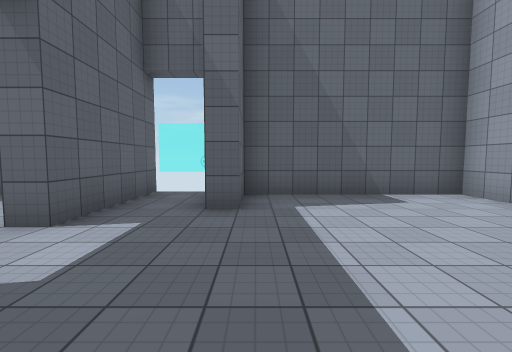
view 1 (above)

24 first-person views from a walk through a 3-D level made in the Unity game engine. The camera is 1.5 m above the floor, tilts 4° down and sees 90° across. The floor is counted in squares, 2 m on a side. Each view is taken from the middle of a square. On the plan, view 1 faces up. The plan holds only what a view shows up to about 9 squares ahead; the rest is blank. The place goes on beyond the plan. Some animated figures are not drawn. Surface patterns are stand-ins for the level's own textures.

view 2
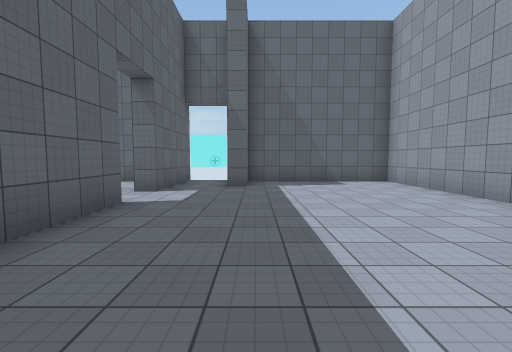

view 3
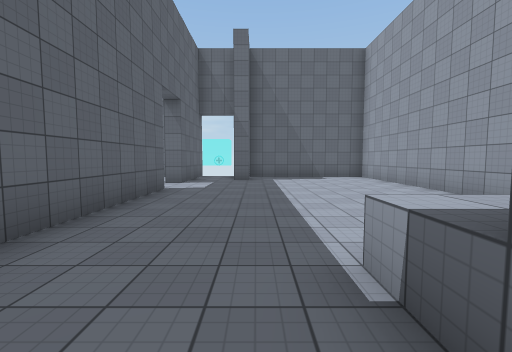

view 4
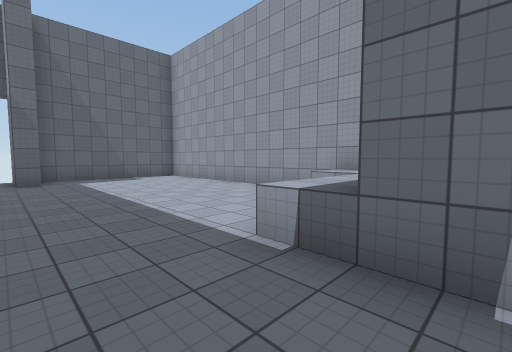

view 5
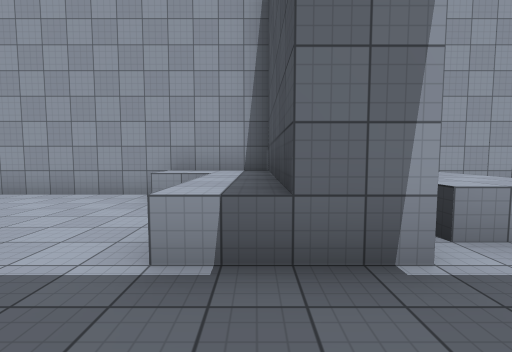

view 6
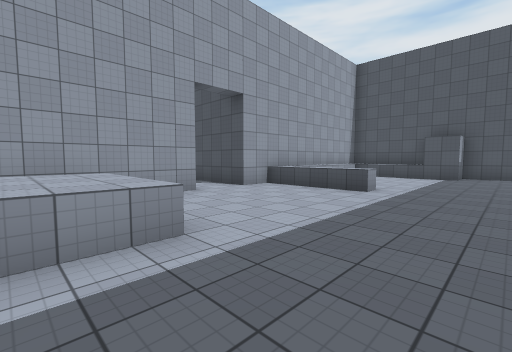

view 7
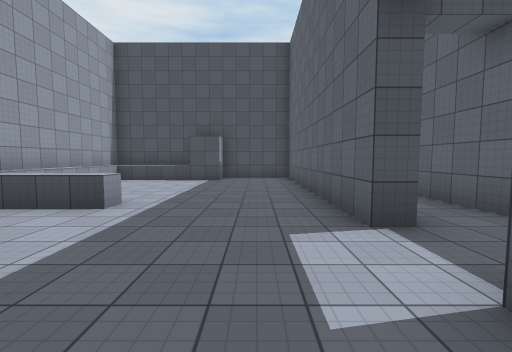

view 8
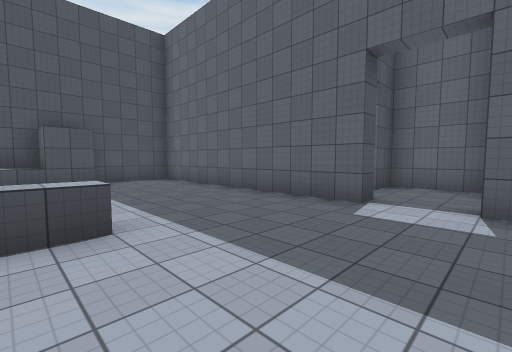

view 9
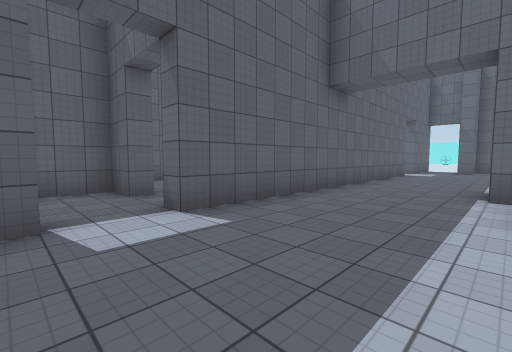

view 10
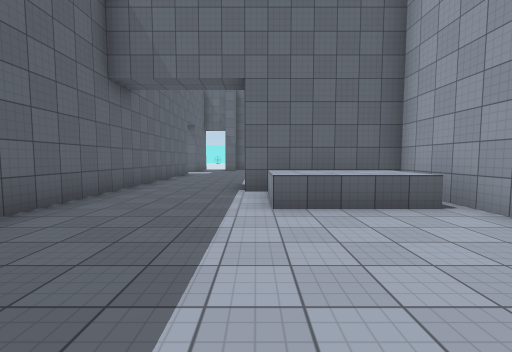

view 11
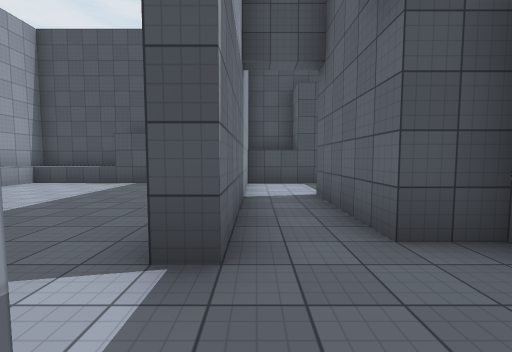

view 12
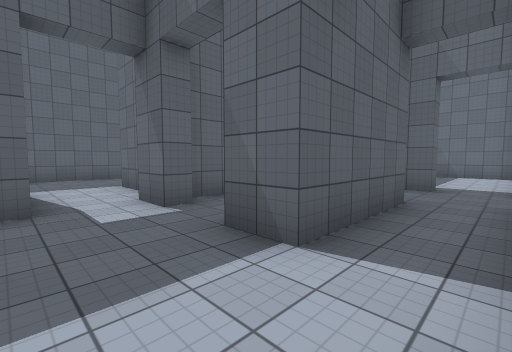

view 13
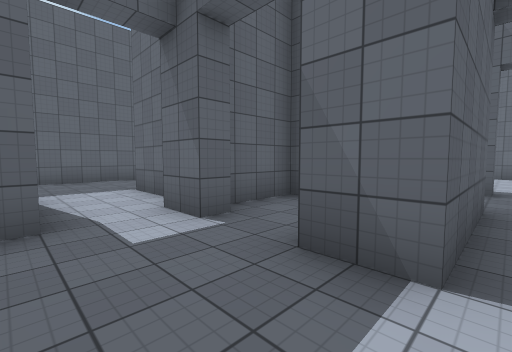

view 14
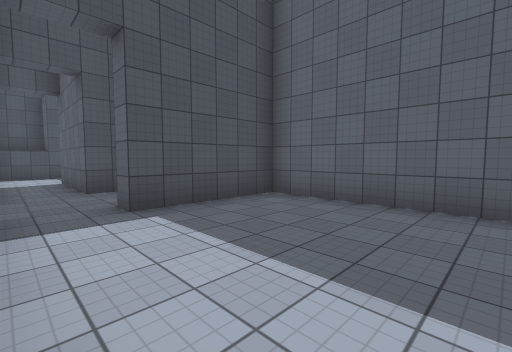

view 15
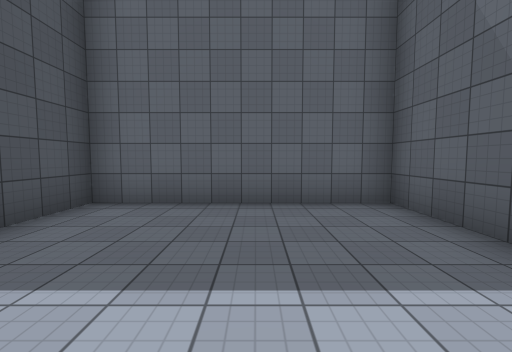

view 16
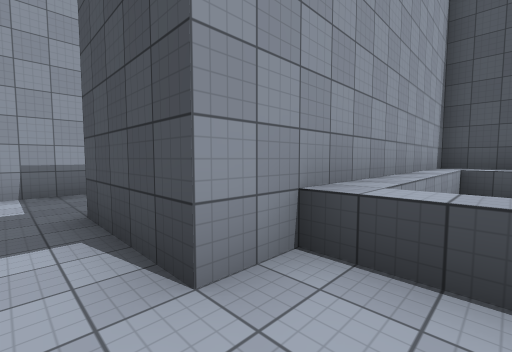

view 17
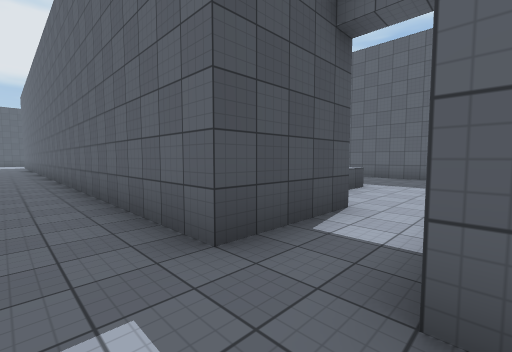

view 18
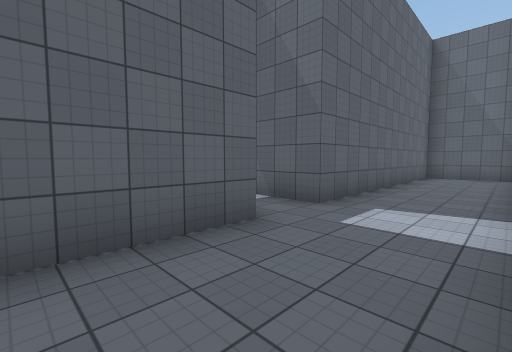

view 19
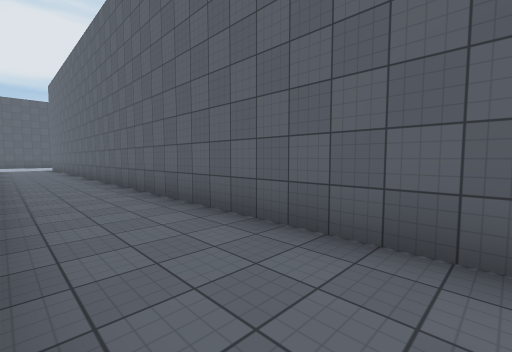

view 20
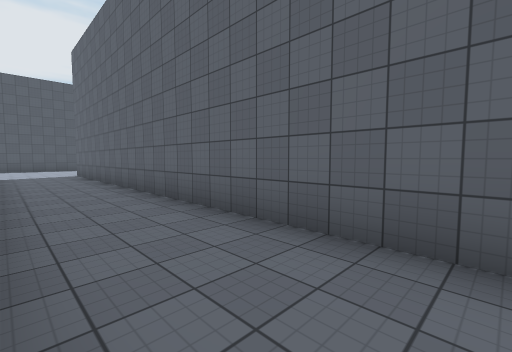

view 21
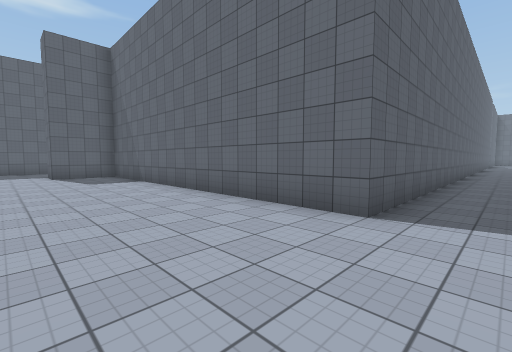

view 22
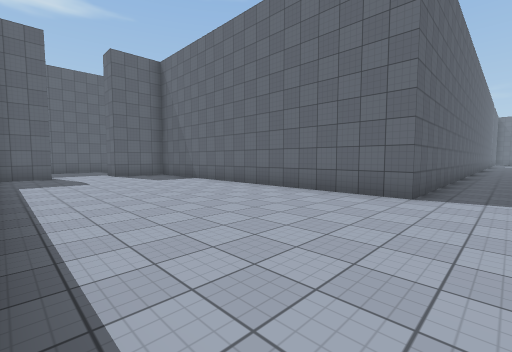

view 23
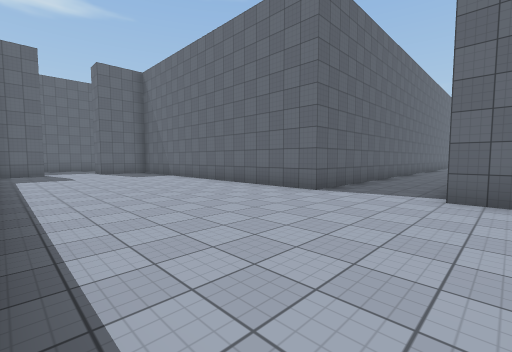

view 24
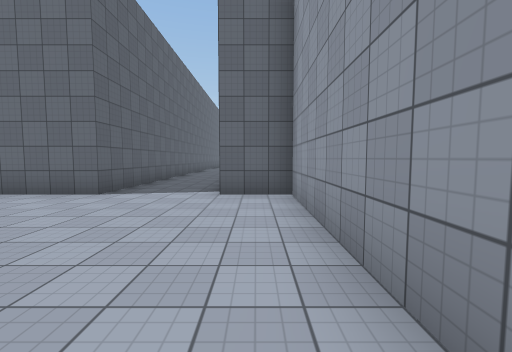

### Floor plan
Points are (right, up) in squares from view 1. A wall is a line through its corners. A room is listed if a view was taken in it or the views show most of it. See-through windows are left out.
Room 1 (views 1, 2, 3, 4, 5)
walls: (-2.2, 1.2) (-2.2, -5.5); (0.8, -4.3) (3.9, -4.3); (-2.2, 5.8) (-2.2, 2.7); (0.8, -5.2) (0.8, -3.2); (4.3, -4.4) (4.3, 5.2) (-0.2, 5.2) (-0.2, 3.7) (-0.7, 3.7) (-0.7, 5)
low walls: (3.3, -3.2) (3.3, -2.2)
ways out: opening at (-0.5, -4.5) to room 2; opening at (-2, 2)
Room 2 (views 6, 7, 8, 9, 10, 16)
walls: (-2.2, -10.7) (-2.2, -17.7) (0.2, -17.7) (0.2, -16.7) (3.7, -16.7); (4.3, -9.4) (4.3, -5.2) (0.8, -5.2); (1.2, -16.8) (1.2, -17.7) (4.3, -17.7) (4.3, -10.7); (-2.2, -5.5) (-2.2, -9.2)
low walls: (1.2, -12.2) (1.2, -11.8) (4.2, -11.8); (3.9, -7.3) (1.2, -7.3) (1.2, -5.8); (3.7, -16.7) (3.7, -12.2)
ways out: opening at (-0.5, -4.5) to room 1; opening at (-2, -10) to room 3; opening at (5.5, -10) to room 5
Room 3 (views 11, 12, 13)
walls: (-2.8, -16.4) (-2.8, -10.7) (-2.2, -10.7); (-2.2, -9.2) (-2.8, -9.2); (-4.9, -16.7) (-2.8, -16.7); (-4.3, -8.7) (-4.3, -9.2) (-5.3, -9.2) (-5.3, -11.2) (-4.3, -11.2) (-4.3, -14.2) (-5.2, -14.2)
ways out: opening at (-2, -10) to room 2; opening at (-3.5, -9) to room 4; opening at (-4.5, -15.5)
Room 4 (views 14, 15)
walls: (-3, -3.7) (-7.3, -3.7) (-7.3, -8.7) (-4.3, -8.7)
ways out: opening at (-3.5, -9) to room 3
Room 5 (views 17, 18, 19, 20, 21, 22, 23, 24)
walls: (10.8, -38.4) (10.8, -33.7) (9.2, -33.7); (9.2, -11.4) (9.2, -9.9); (-3.2, -37.6) (-3.2, -39); (4.3, -10.7) (6.7, -10.7) (6.7, -33.7) (-1.5, -33.7); (6.7, -2.5) (6.7, -9.2) (5.2, -9.2); (9, -1.7) (7.5, -1.7)
ways out: opening at (5.5, -10) to room 2; opening at (-4, -36.5)

Where each view was taken, in squares from view 1:
view 1: 0 up, 0 right, facing up
view 2: 3 down, 0 right, facing up
view 3: 5 down, 0 right, facing up
view 4: 5 down, 1 left, facing up-right
view 5: 4 down, 1 left, facing right
view 6: 6 down, 1 left, facing down-right
view 7: 8 down, 1 left, facing down
view 8: 9 down, 2 right, facing down-left
view 9: 11 down, 1 right, facing up-left
view 10: 11 down, 1 right, facing up
view 11: 9 down, 3 left, facing down
view 12: 16 down, 3 left, facing up-left
view 13: 16 down, 4 left, facing up-left
view 14: 5 down, 3 left, facing down-left
view 15: 6 down, 3 left, facing left
view 16: 10 down, 3 right, facing down-right
view 17: 9 down, 8 right, facing down-left
view 18: 13 down, 9 right, facing up-left
view 19: 14 down, 9 right, facing down-left
view 20: 21 down, 9 right, facing down-left
view 21: 37 down, 8 right, facing up-left
view 22: 39 down, 8 right, facing up-left
view 23: 39 down, 10 right, facing up-left
view 24: 39 down, 10 right, facing up
